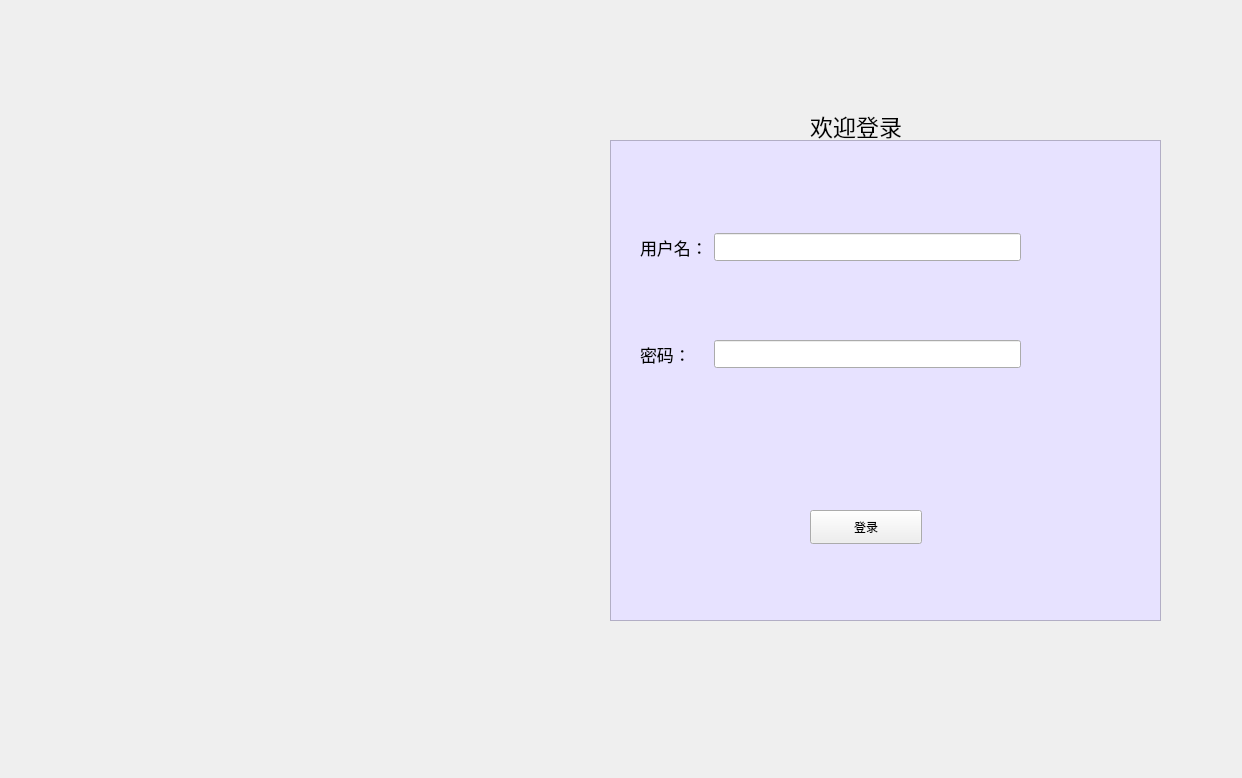
<?xml version="1.0" encoding="UTF-8"?>
<ui version="4.0">
 <class>Form</class>
 <widget class="QWidget" name="Form">
  <property name="geometry">
   <rect>
    <x>0</x>
    <y>0</y>
    <width>1242</width>
    <height>778</height>
   </rect>
  </property>
  <property name="windowTitle">
   <string>Form</string>
  </property>
  <widget class="QLabel" name="label">
   <property name="geometry">
    <rect>
     <x>810</x>
     <y>70</y>
     <width>251</width>
     <height>111</height>
    </rect>
   </property>
   <property name="font">
    <font>
     <pointsize>17</pointsize>
    </font>
   </property>
   <property name="text">
    <string>欢迎登录</string>
   </property>
  </widget>
  <widget class="QFrame" name="frame">
   <property name="geometry">
    <rect>
     <x>610</x>
     <y>140</y>
     <width>551</width>
     <height>481</height>
    </rect>
   </property>
   <property name="styleSheet">
    <string notr="true">#frame {
    background-color: rgb(231, 226, 255);
}</string>
   </property>
   <property name="frameShape">
    <enum>QFrame::StyledPanel</enum>
   </property>
   <property name="frameShadow">
    <enum>QFrame::Raised</enum>
   </property>
   <widget class="QWidget" name="gridLayoutWidget">
    <property name="geometry">
     <rect>
      <x>30</x>
      <y>20</y>
      <width>381</width>
      <height>281</height>
     </rect>
    </property>
    <layout class="QGridLayout" name="gridLayout">
     <item row="1" column="0">
      <widget class="QLabel" name="label_3">
       <property name="font">
        <font>
         <pointsize>13</pointsize>
        </font>
       </property>
       <property name="text">
        <string>密码：</string>
       </property>
      </widget>
     </item>
     <item row="0" column="0">
      <widget class="QLabel" name="label_2">
       <property name="font">
        <font>
         <pointsize>13</pointsize>
        </font>
       </property>
       <property name="text">
        <string>用户名：</string>
       </property>
      </widget>
     </item>
     <item row="0" column="1">
      <widget class="QLineEdit" name="usrName">
       <property name="font">
        <font>
         <pointsize>13</pointsize>
        </font>
       </property>
      </widget>
     </item>
     <item row="1" column="1">
      <widget class="QLineEdit" name="usrPassword">
       <property name="font">
        <font>
         <pointsize>13</pointsize>
        </font>
       </property>
      </widget>
     </item>
    </layout>
   </widget>
   <widget class="QPushButton" name="loginPushBtm">
    <property name="geometry">
     <rect>
      <x>200</x>
      <y>370</y>
      <width>112</width>
      <height>34</height>
     </rect>
    </property>
    <property name="text">
     <string>登录</string>
    </property>
   </widget>
  </widget>
 </widget>
 <resources/>
 <connections/>
</ui>
